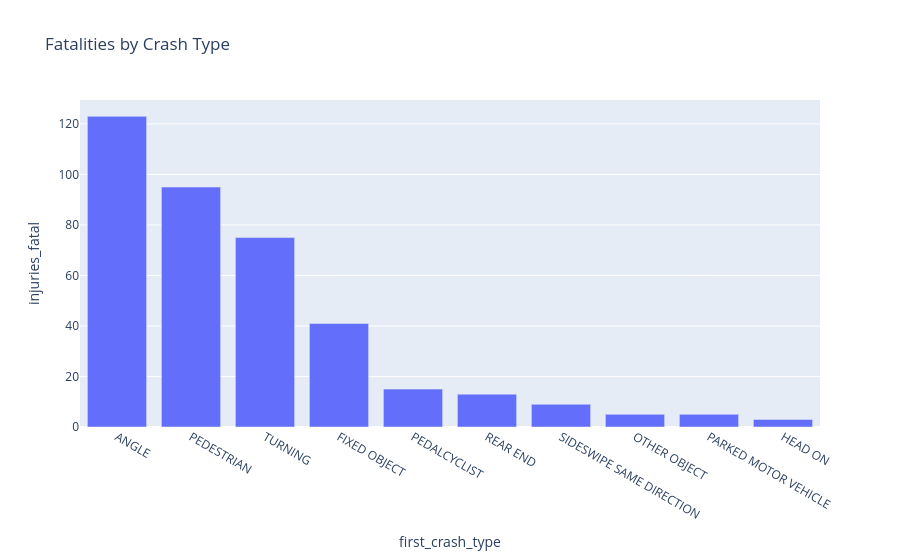

The code cell stored with this chart in its notebook:
### Markdown cell above
#Fatalities by Crash Types

This section identifies which crash types most frequently result in fatal injuries.

### Code cell
crash_severity=(
    df.groupby("first_crash_type")["injuries_fatal"]
        .sum()
        .sort_values(ascending=False)
        .head(10)
        .reset_index()
)
crash_severity
fig=px.bar(
    crash_severity,
    x="first_crash_type",
    y="injuries_fatal",
    title="Fatalities by Crash Type"
)
fig.show()

### Figure 1 — Plotly figure (JSON) as saved in the notebook; plotly's stock layout.template omitted (floating-point values rounded to 4 significant figures)
{"data": [{"hovertemplate": "first_crash_type=%{x}<br>injuries_fatal=%{y}<extra></extra>", "legendgroup": "", "marker": {"color": "#636efa", "pattern": {"shape": ""}}, "name": "", "orientation": "v", "showlegend": false, "textposition": "auto", "type": "bar", "x": ["ANGLE", "PEDESTRIAN", "TURNING", "FIXED OBJECT", "PEDALCYCLIST", "REAR END", "SIDESWIPE SAME DIRECTION", "OTHER OBJECT", "PARKED MOTOR VEHICLE", "HEAD ON"], "xaxis": "x", "y": [123.0, 95.0, 75.0, 41.0, 15.0, 13.0, 9.0, 5.0, 5.0, 3.0], "yaxis": "y"}], "layout": {"barmode": "relative", "legend": {"tracegroupgap": 0}, "title": {"text": "Fatalities by Crash Type"}, "xaxis": {"anchor": "y", "domain": [0, 1], "title": {"text": "first_crash_type"}}, "yaxis": {"anchor": "x", "domain": [0, 1], "title": {"text": "injuries_fatal"}}}}
